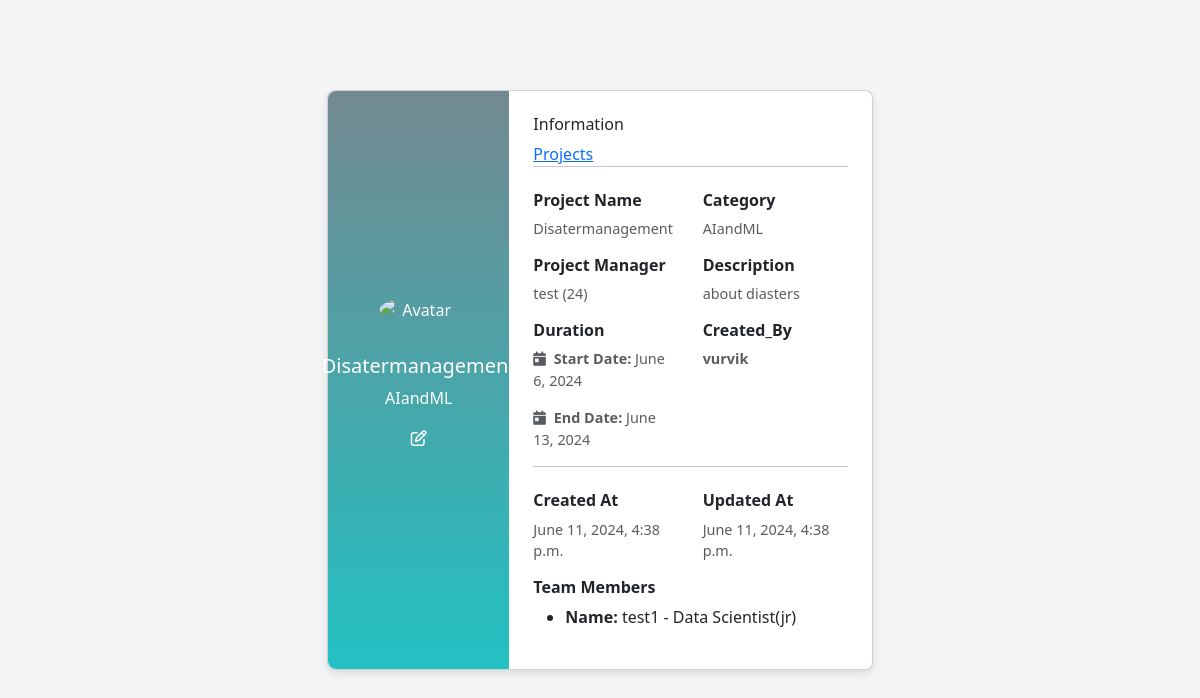
The page /show_project/27/ (signed in) on the database its author committed.
### pms/models.py (models this page shows, shortened)
class create_project(models.Model):
    projectname = models.CharField(max_length=255)
    start_date = models.DateField()
    end_date = models.DateField()
    project_manager = models.ForeignKey(create_team_member, on_delete=models.SET_NULL, null=True, related_name='managed_projects')
    team_members = models.ManyToManyField(create_team_member, related_name='projects')
    categories = models.CharField(max_length=50)
    categories = models.CharField(max_length=50)
    comments = models.TextField()
    created_at = models.DateTimeField(auto_now_add=True)
    updated_at = models.DateTimeField(auto_now=True)
    created_by = models.ForeignKey(User, on_delete=models.CASCADE)

class create_team_member(models.Model):
    id = models.AutoField(primary_key=True)
    name = models.CharField(max_length=10, null=False)
    email = models.EmailField(null=False)
    address = models.TextField(default='Hyderabad')
    contact=models.IntegerField(null=False,default='123456789')
    image = models.ImageField(upload_to='media/',null=True)
    gender=models.CharField(max_length=10,default="Male")
    categories = models.CharField(max_length=20)
    designations = models.CharField(max_length=40)
    created_at = models.DateTimeField(default=now, editable=False)
    updated_at = models.DateTimeField(auto_now=True)
    created_by = models.ForeignKey(User, on_delete=models.CASCADE)
    def __str__(self):
        return f'{self.name} ({self.id})'

### pms/views.py (the view)
# urls.py: path('show_project/<int:item_id>/',show_project,name="show_project"),
@login_required
def show_project(request,item_id):
    item = get_object_or_404(create_project, id=item_id)
    team_members = item.team_members.all()
    print(team_members)
    return render(request,'show_project_info.html',{'item':item,'team_members':team_members})

### templates/show_project_info.html (shortened to what this page needs)
{% load static %}
<!DOCTYPE html>
<html lang="en">
<head>
    <link rel="stylesheet" href="https://cdnjs.cloudflare.com/ajax/libs/font-awesome/6.5.2/css/all.min.css">
    <link href="https://cdn.jsdelivr.net/npm/bootstrap@5.3.3/dist/css/bootstrap.min.css" rel="stylesheet">
</head>
{% block content %}
<body>
    <section class="vh-100" style="background-color: #f4f5f7;">
        <div class="container py-5 h-100">
            <div class="row d-flex justify-content-center align-items-center h-100">
                <div class="col-lg-6 mb-4">
                    <div class="card mb-3">
                        <div class="row g-0">
                            <div class="col-md-4 gradient-custom text-center text-white d-flex flex-column justify-content-center align-items-center"
                                 style="border-top-left-radius: .5rem; border-bottom-left-radius: .5rem;">
                                <img src="https://mdbcdn.b-cdn.net/img/Photos/new-templates/bootstrap-chat/ava1-bg.webp"
                                     alt="Avatar" class="avatar" />
                                <h5>{{ item.projectname }}</h5>
                                <p>{{ item.categories }}</p>
                                <a href="{% url 'edit_project' item_id=item.id %}" class="card-link text-white">
                                    <i class="far fa-edit mb-5"></i>
                                </a>
                            </div>
                            <div class="col-md-8">
                                <div class="card-body p-4">
                                    <h6>Information</h6>
                                    <a href="{% url 'projectteams' %}">Projects</a>
                                    <hr class="mt-0 mb-4">
                                    <div class="row info-section">
                                        <div class="col-6">
                                            <h6>Project Name</h6>
                                            <p class="text-muted">{{ item.projectname }}</p>
                                        </div>
                                        <div class="col-6">
                                            <h6>Category</h6>
                                            <p class="text-muted">{{ item.categories }}</p>
                                        </div>
                                        <div class="col-6">
                                            <h6>Project Manager</h6>
                                            <p class="text-muted">{{ item.project_manager }}</p>
                                        </div>
                                        <div class="col-6">
                                            <h6>Description</h6>
                                            <p class="text-muted">{{ item.comments }}</p>
                                        </div>
                                        <div class="col-6">
                                            <h6>Duration</h6>
                                            <p class="text-muted"><b><i class="fa-solid fa-calendar-day"></i> Start Date:</b> {{ item.start_date }}</p>
                                            <p class="text-muted"><b><i class="fa-solid fa-calendar-day"></i> End Date:</b> {{ item.end_date }}</p>
                                        </div>
                                        <div class="col-6">
                                            <h6>Created_By</h6>
                                            <p class="text-muted"><b>{{item.created_by}}</b></p>
                                        </div>
                                    </div>
                                    <hr class="mt-0 mb-4">
                                    <div class="row info-section">
                                        <div class="col-6">
                                            <h6>Created At</h6>
                                            <p class="text-muted">{{ item.created_at }}</p>
                                        </div>
                                        <div class="col-6">
                                            <h6>Updated At</h6>
                                            <p class="text-muted">{{ item.updated_at }}</p>
                                        </div>
                                        <div class="col-12">
                                            <h6>Team Members</h6>
                                            <ul>
                                                {% for member in team_members %}
                                                <li>
                                                    <p><strong>Name:</strong> {{ member.name }} - {{ member.designations }}</p>
                                                </li>
                                                {% endfor %}
                                            </ul>
                                        </div>
                                    </div>
                                </div>
                            </div>
                        </div>
                    </div>
                </div>
            </div>
        </div>
    </section>
</body>
{% endblock %}
</html>

### templates/show_project_info.html (style rules this page uses)
.gradient-custom { background: linear-gradient(0deg, rgba(34,193,195,1) 0%, rgba(99,124,131,0.9) 100%); }
.card { border-radius: 0.5rem; box-shadow: 0 4px 8px rgba(0, 0, 0, 0.1); }
.text-muted { font-size: 0.9rem; }
.avatar { width: 80px; border-radius: 50%; margin: 2rem 0; }
.info-section h6 { font-weight: 600; margin-bottom: 0.5rem; }
.info-section p { margin-bottom: 1rem; }
.fa-calendar-day { margin-right: 0.25rem; }

### rows shown on the page
create_project: projectname "Disatermanagement", categories "AIandML", project_manager "test (24)", comments "about diasters", start_date "June 6, 2024", end_date "June 13, 2024", created_by "vurvik", created_at "June 11, 2024, 4:38 p.m.", updated_at "June 11, 2024, 4:38 p.m."
create_team_member: name "test1", designations "Data Scientist(jr)"
